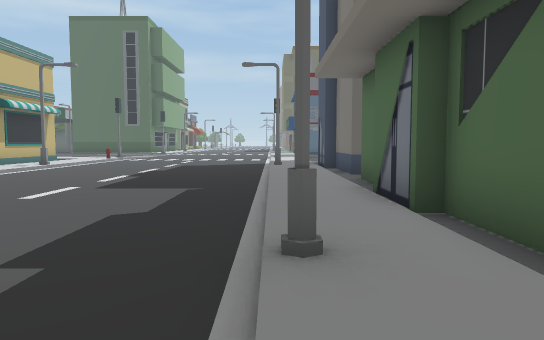
View 1 (above)

24 first-person views from a walk through a Unity game level. The camera is 1.4 m above the floor, tilts 4° down and sees 70° across. The floor is counted in squares, 2 m on a side. Each view is taken from the middle of a square. On the plan, view 1 faces up. The plan holds only what a view shows up to about 11 squares ahead; the rest is blank. The place goes on beyond the plan. The player character is not drawn.

View 2
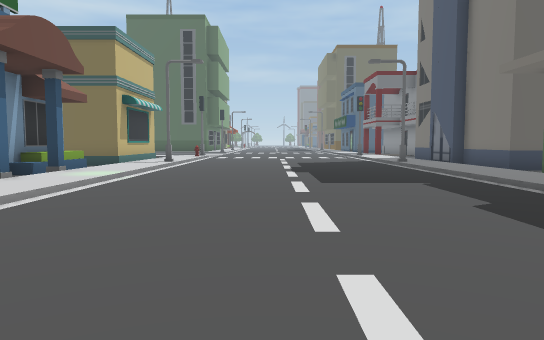

View 3
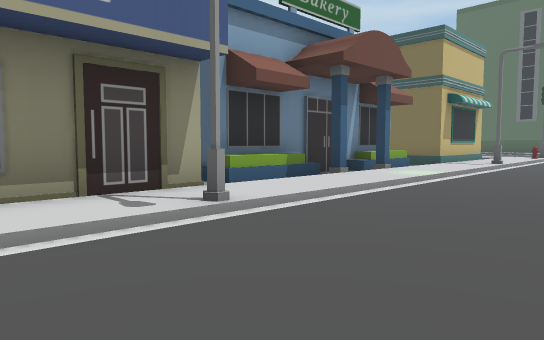

View 4
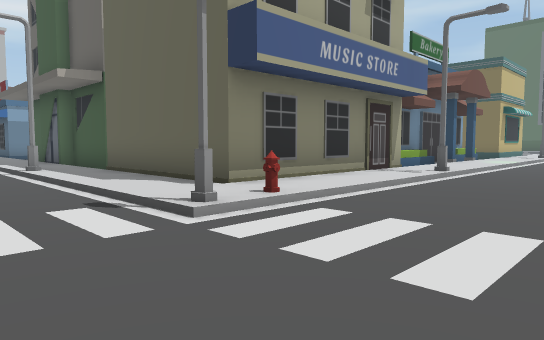

View 5
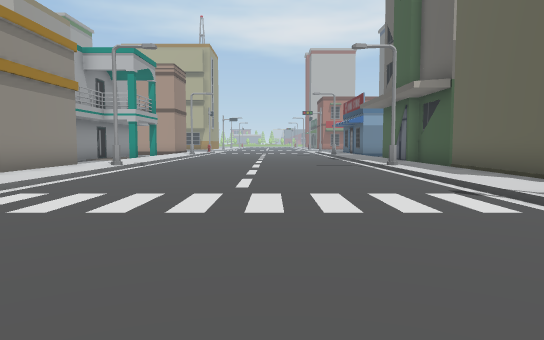

View 6
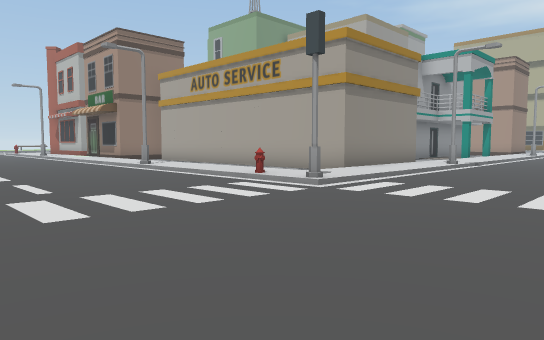

View 7
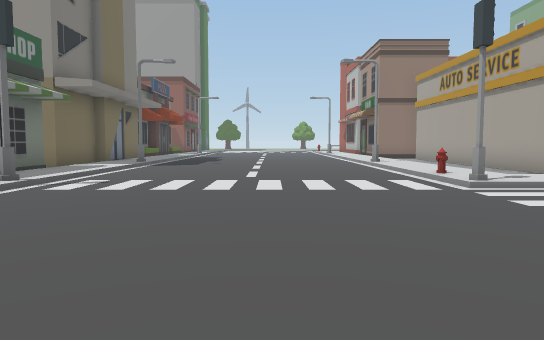

View 8
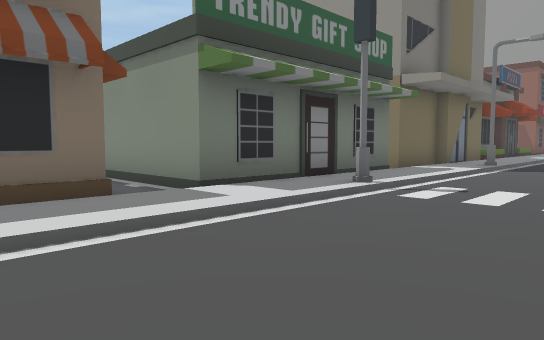

View 9
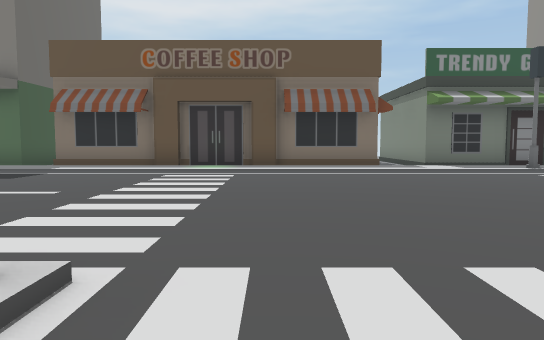

View 10
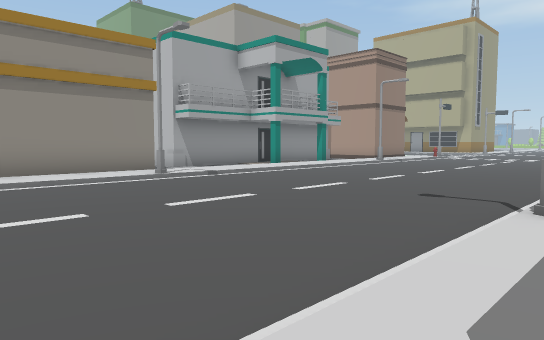

View 11
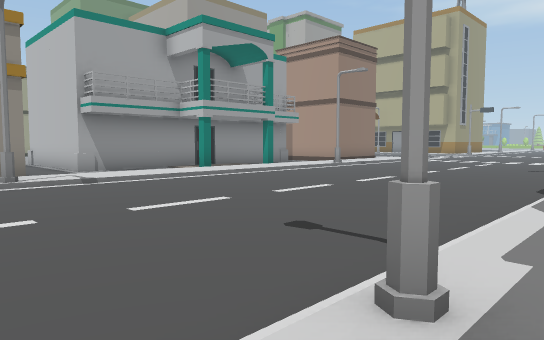

View 12
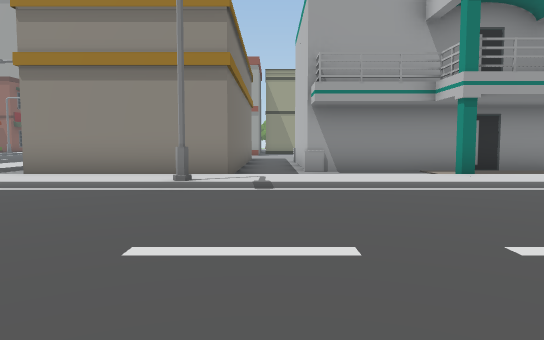

View 13
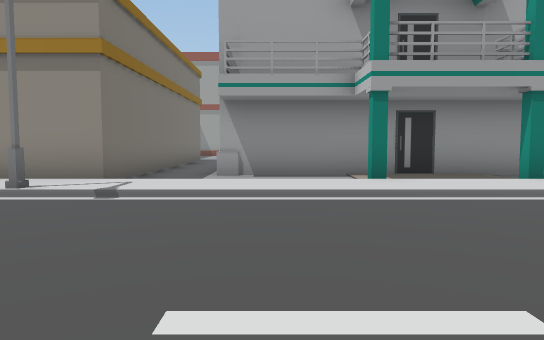

View 14
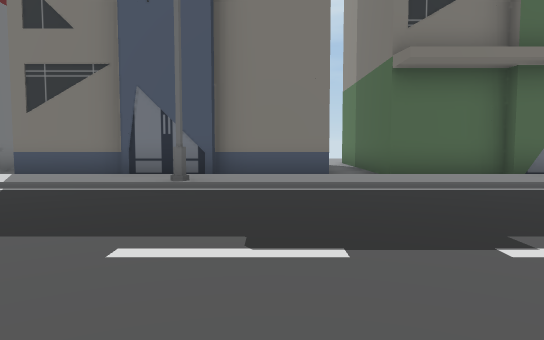

View 15
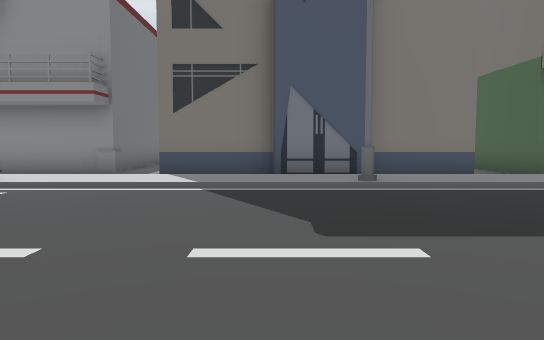

View 16
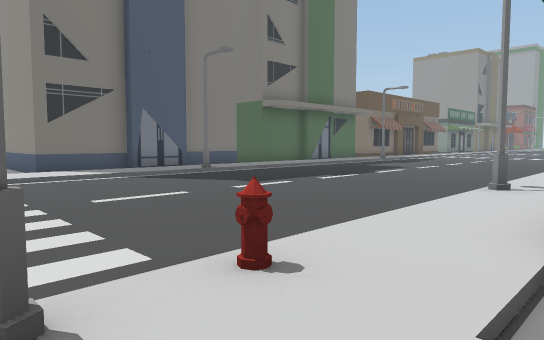

View 17
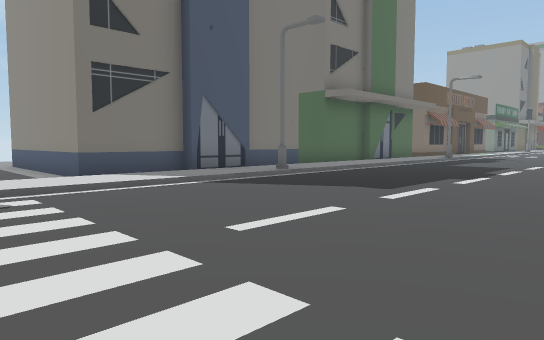

View 18
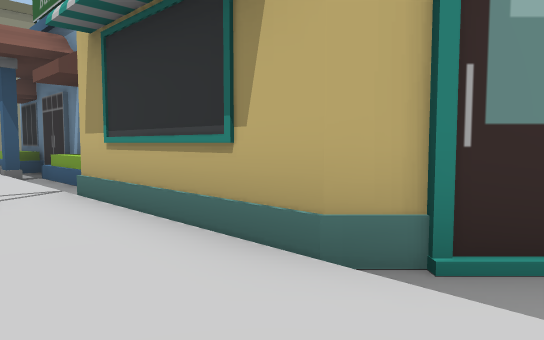

View 19
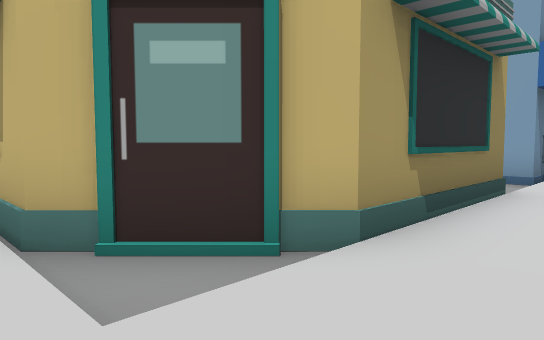

View 20
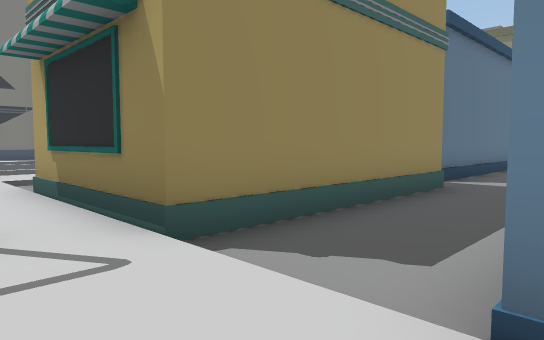

View 21
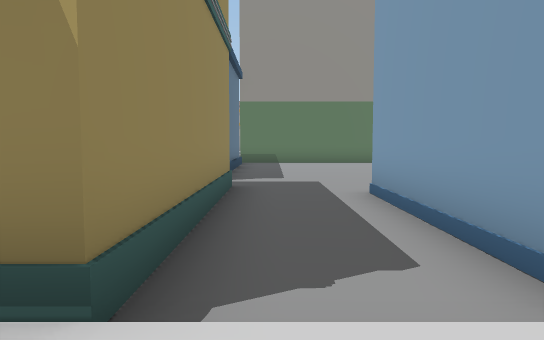

View 22
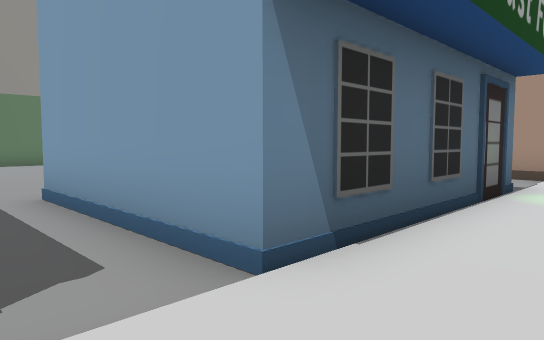

View 23
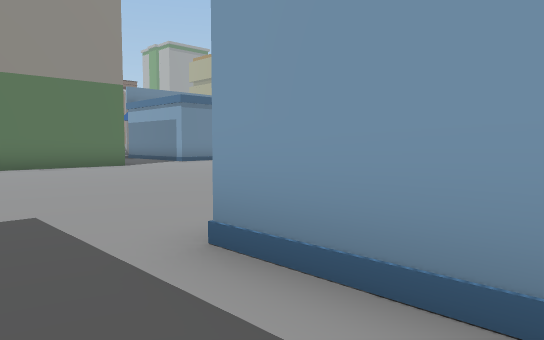

View 24
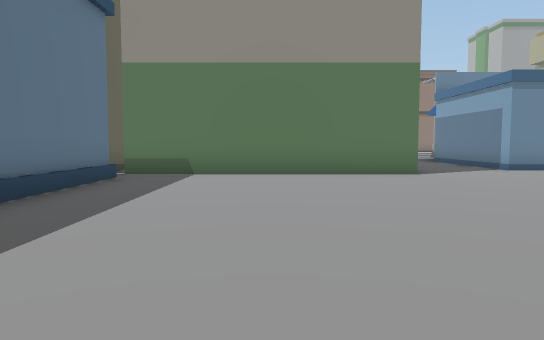

### Floor plan
Key: @ floor where view 1 was taken; # wall or solid block; . main floor; : floor 0.25 m higher than the main floor; / step, stairs or slope; B building; S streetlight; H hydrant.
Columns run from 22 left of view 1 to 7 right of it. Each row starts with its distance up from view 1.
 19     ////   /////....     .#
 18 :::::::::::::::H....../: .##
 17 BBBBBB..#####.:/....../: ....
 16      B..#   ##:/....../:BBBBBB
 15      B..#    #:/....../:B
 14      B..#    #:/....../:B
 13      B..#    #:/....../:B
 12      ...#    #:S......S:B
 11     .....   B///....../:B
 10    .....B   BB:/....../:BB
  9    .....B   BB:/....../:....
  8   ......B   B.:/....../:BBBB
  7  .......B   B.:/....../:B
  6  .......B   BB:/....../:B
  5 ........B   BB:/....../:B
  4 .........   B///....../:B
  3 ..BBBBBBB#   #:/....../:B
  2 ..       #   #:S......S:B
  1 ..           #:/....../:#
  0              #:/... ..@:#
 -1              #:/....../:#
 -2       BBB#####:/....../:#
 -3      ::::::::::H....../:#
 -4   //////S//////#....../:#
 -5 ....................../:#
 -6 ....................../:#
 -7 ....................../:#
 -8 ....................../:#
 -9 ....................../:####
-10  ...................../:#
-11  ///////S//////#......#:#
-12  ::::::::::::::/....../:#
-13  #.#    BBBBB.:H....../:#
-14 ........B   B.:/....../:#
-15 #######.B   B.:/....../:
-16       #.B   B :/....../:BBB
-17        .B     :S...  .S:B

Where each view was taken, in squares from view 1:
view 1: 0 up, 0 right, facing up
view 2: 0 up, 4 left, facing up
view 3: 0 up, 4 left, facing up-left
view 4: 6 down, 4 left, facing up-left
view 5: 7 down, 3 left, facing left
view 6: 7 down, 2 left, facing down-left
view 7: 5 down, 4 left, facing down
view 8: 6 down, 3 left, facing down-right
view 9: 5 down, 9 left, facing right
view 10: 3 down, 9 left, facing down-left
view 11: 3 down, 12 left, facing down-left
view 12: 5 down, 15 left, facing down
view 13: 6 down, 17 left, facing down
view 14: 11 up, 6 left, facing right
view 15: 14 up, 6 left, facing right
view 16: 19 up, 9 left, facing down-right
view 17: 19 up, 6 left, facing down-right
view 18: 17 up, 7 left, facing down-left
view 19: 19 up, 8 left, facing down-left
view 20: 19 up, 17 left, facing down-right
view 21: 19 up, 15 left, facing down
view 22: 19 up, 15 left, facing down-left
view 23: 15 up, 15 left, facing down-left
view 24: 12 up, 17 left, facing down
